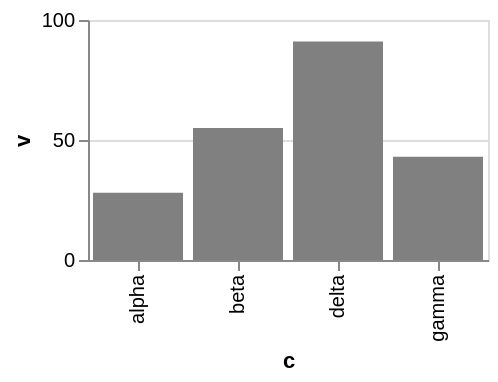

The specification (Vega-Lite) saved for this image:
### Vega-Lite specification from a JSON file in a GitHub repository (floating-point values rounded to 4 significant figures)
{"$schema": "https://vega.github.io/schema/vega-lite/v6.json", "width": 200, "height": 120, "data": {"values": [{"c": "alpha", "v": 28, "w": 3, "t": "2024-01-07"}, {"c": "beta", "v": 55, "w": 7, "t": "2024-03-19"}, {"c": "gamma", "v": 43, "w": 5, "t": "2024-06-02"}, {"c": "delta", "v": 91, "w": 9, "t": "2024-09-11"}]}, "mark": "bar", "encoding": {"x": {"field": "c", "type": "nominal"}, "y": {"field": "v", "type": "quantitative"}}, "config": {"bar": {"color": "gray"}}}
